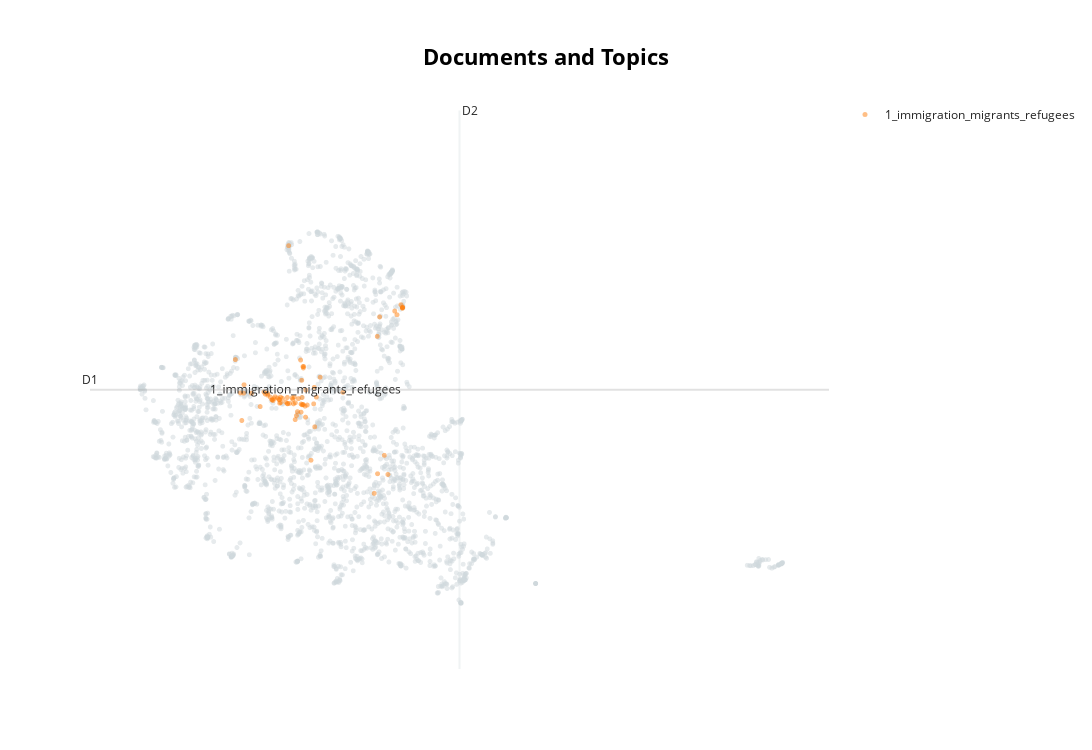

Write notebook code for a chart like this one.
### Code cell
sentence_model = SentenceTransformer("all-MiniLM-L6-v2")
embeddings = sentence_model.encode(docs, show_progress_bar=False)
# reduced_embeddings = UMAP(n_neighbors=10, n_components=2, min_dist=0.0, metric='cosine').fit_transform(embeddings)
topic_model.visualize_documents(docs, topics=[1])

### Figure 1 — Plotly figure (JSON) as saved in the notebook; plotly's stock layout.template omitted (floating-point values rounded to 4 significant figures; data arrays with more than 128 entries replaced by an {"elided": "..."} marker saying what was removed)
{"data": [{"hoverinfo": "text", "hovertext": {"elided": "2252 str values"}, "marker": {"color": "#CFD8DC", "opacity": 0.5, "size": 5}, "mode": "markers+text", "name": "other", "showlegend": false, "type": "scattergl", "x": {"elided": "2252 float values"}, "y": {"elided": "2252 float values"}}, {"hoverinfo": "text", "hovertext": ["for those who hire women or young people up to thirty-six years old or recipients of citizenship income.", "No, it would not be the barricades on the Bolkestein, that is, which liberalizes the public concessions of the sea.", "We want to fight to stop the illegal trafficking of approximately three hundred thousand puppies that arrive from Eastern Europe and are sold in Italy every year for thousands of euros as purebred dogs, after having undergone endless days of travel in pitiful conditions.. And then we want to expand pet therapy activities and where possible we will let our animal friends enter nursing homes and hospitals, because even the company of those who love us is therapy.", "The decree provides for an increase in penalties for migrant trafficking, but above all provides for the introduction of a new type of crime relating to death or serious injuries, as a consequence of trafficking of illegal immigrants which provides for these criminals to be punished with a penalty up to thirty years of imprisonment.", "Let's say so, war against illegal occupations.", "It also means hitting the traffickers who are behind it.", "And I say this because for years here we have been told that there was the tragedy of refugees faced with images of boats full of single men of working age.", "According to data from the scientific evaluation committee of the P n R R of the Ministry of Labour, there are approximately fifty percent of the recipients of citizenship income and practically none of these people have found a job thanks to those mythological Navigators which are another brilliant idea of the Five Star Movement.", "Immigration is a European problem and needs a European response.", "They must go to families who do not have the possibility of having a home and who often find themselves sleeping under a bridge because the public housing is occupied by criminal families.", "And for this reason I reiterate that the government does not intend to bow to the many and powerful pressures of those who would like to impose the ideological vision of a world without national borders in the name of an indefinite right to migrate.", "I mean, there are several companies that ask the government within the flow decree on immigration to let in some immigrants who they need to do jobs.", "But to carry out this commitment it is necessary to know data and numbers, to understand in depth the scenario in which to move, to have in our eyes and hearts the stories of those who suffer abuse, persecution, violence.", "The immigration emergency, just as the Nigerian mafia emergency never existed, just as the emergency of drug dealers who continued to camp out in the middle of the streets, even when Italians were locked inside their homes, never existed.", "Have your beautiful party with the people who can contain the area according to the regulations.", "Um, obviously beyond the issue of respect for international law, the value of sovereignty and freedom of a nation.", "Yes, these people with us instead of the citizen's income of taking the citizen's income without working while staying at home, um, they will be helped to actually find a job for those who know poverty.", "Which can happen within national borders.", "Obviously we want to respect international law.", "We want to fight human trafficking, we want to fight illegal entries, we want to fight deaths at sea.", "Then we ask that there be, let's say, coherence between the activity that some ships carry out in the Mediterranean and what they are registered for, because obviously these are the activities of various commercial ships that go back and forth to rescue migrants, which is quite jarring, after which we need to screen those on board.", "and it's time colleagues to call some things by their name, recognize the refugee status of those fleeing from Ukraine, mothers and children who are actually fleeing from the war and perhaps take advantage at the same time to repatriate those who are here.", "We were not warned that this vessel was in danger of sinking.", "you know that there are almost twenty million dogs and cats that live in our homes as four-legged family members.", "Around twenty-five thousand people, but also in Campania around one hundred and eight thousand new hires are expected and therefore there seems to be some possibility of finding employment.", "those which are no longer compensable and which no one wants to take and which therefore they are currently not transferable.", "There are many more who have lost their citizenship income.", "Preventing people from having fun as I have heard, the issue is to prevent this from being done illegally.", "I therefore confirm that we intend to modify this rule without taking these resources away from their original destination, which is young people and culture.", "I was also moved.", "First point if you come across a boat and save people you have to take them to safety and therefore you don't keep them on board the ship while you continue to make other multiple rescues until the ship is full, because that doesn't mean putting the safe people and above all it doesn't mean accidentally rescuing shipwrecked people.", "I heard that we want to ban demonstrations.", "For them, the problem of illegal maxi raves didn't exist, when instead the discos had to stay closed because otherwise there was a risk of contagion.", "We have begun to defend our borders from human traffickers, from support for Ukraine to the Mattei plan for Africa, through over sixty contacts and meetings with the leaders of as many nations.", "Well, starting next week we are working on new rules to stop trafficking, because we don't intend to give up on this issue.", "also on the topic of citizenship income I want to try to be clear because I know that this is a city in which no, there are many recipients of citizenship income and I want to say to these people don't be afraid because I don't want to leave anyone behind.", "Now this is a topic on which I have read and heard a lot of controversy and many falsehoods and I think it is useful to clarify things a little.. First, they do not lose their citizenship income.", "businesses and citizens left respectively with tax credits and blocked jobs who are prisoners of the frequent regulatory changes.", "Furthermore, three private homes plus one belonging to the INPS were evicted.", "Except that that route is not covered by NGOs and therefore this simply demonstrates that the point is that the more people leave, the more people risk dying.", "For them there are only those who would like to work and those who would like to work should be beaten, but who instead commits crimes?", "We do this to comply with international law.", "We are used to an Italy that is mainly concerned with going in search of migrants throughout the Mediterranean.", "This means firmly combating illegal immigration and human trafficking, it means protecting those who have the right to international protection and managing legal immigration in an orderly manner through flow decrees.. All within a framework of responsibility that must also involve the other European states.", "Mass immigration is a phenomenon of very wide scope, which obviously concerns the lives of migrants, which concerns the protection of the most vulnerable, but which also concerns the safety of citizens and the social protection of our societies.", "Except that that route is not covered by NGOs and therefore this simply demonstrates that the point is that the more people leave, the more people risk dying.", "But refugees are not about welcoming a community, giving hospitality to a community that in Italy sees many integrated people, respectful of our rules.", "If you are a cancer patient and want to take a ferry to go for surgery from Sardinia to Rome you cannot get on the ferry and thousands of unvaccinated illegal immigrants disembark.", "This is what we called the Mattei plan, that is, a cooperation strategy that is centered on an equal relationship, a relationship of mutual growth and interest to guarantee African populations the fundamental right not to be forced to migrate in search of a better life.", "What happens if these rules are not respected is that there is no authorization to enter international waters and if that authorization is violated the vessel is administratively detained the first time for two months, the second time with seizure for the purposes of confiscation.", "We need rules to prevent that um, in gathering these people on board we do not jeopardize the safety of the vessel we are approaching, stringent regulations that allow us to respect international law.", "It means not only targeting those traffickers we find on the boats.", "If you don't have the green pass, then we had a virus that came from China, but we don't want to import the Chinese model.", "This, from my point of view, changes many things in the European approach to the migration issue.", "What this government wants to do is go and look for smugglers all over the globe.", "I think of the fact that we have had concrete references, for example to migration issues, in line with what is the Rome process, our conference on development and migration with India, the United States, the European Union, France, Germany, Arabia Saudi, United Emirates.", "The images of these hours are a boulder on certain lies and coincidentally, faced with a clear distinction between refugees and economic migrants.", "That is, very few people have been relocated in recent months, so it's a bit like, let's say, a Linus blanket.", "But I also want to tell you that the issue of so-called relocations is secondary in the very complex situation we are facing.", "The government does not intend to change its position on the issue of immigration.", "We do not want in any way to continue to favor human traffickers.", "Also, sorry, but how is this defense of illegal raves compatible in your opinion?", "The route is not covered by non-governmental organizations and therefore the government's measures on non-governmental organizations have nothing to do with this, with this matter, I point out to you and I believe you must bear witness to the fact that despite us continuing to work to stop the flows of illegal immigration, also to prevent people from dying, we have since the beginning of this government continued to save all the people we could save when we were aware that they were at risk.", "Why the drafts The draft conclusions If we look at the past on the topic of the external dimension, on the topic of the fact that the migration issue is a European issue on the topic of the specificity of the maritime border, which obviously needs different responses, it is a huge step ahead of the past.", "That is, for us, anyone who is responsible for serious injuries or death while organizing human trafficking can be prosecuted with a crime that we consider to be a universal crime..", "risk that at a certain point someone decides to free the world from this very dangerous person, because maybe there are some wheels out of place and he doesn't understand the game there is.", "But this was certainly the case with regards to the migration dossier.", "we dealt with immigration in the same Council of Ministers with a decree which mainly concerns the issue of NGOs which has as its objective the respect of international law because trivially the international law on rescue at sea does not provide that there is someone who can make the ferry in the Mediterranean or any other sea and go back and forth with smugglers to transfer people from one country to another.", "Well, I am moved, I am often moved, but I found many people moved, clearly moved by the tragedy they were experiencing, but also moved by Speranza No and I was saying for us it is important to give immediate answers.", "Yet it is estimated that every year around eighty thousand cats and fifty thousand dogs are abandoned, more than eighty percent of which risk dying from accidents or starvation.. Pets are part of the family in every respect and Brothers of Italy intends to fight to guarantee them a dignified and loving life among our initiatives already launched in this legislature.", "as far as the rule on raves is concerned, look, I agree with what I heard the plant minister Tosi say if I'm not mistaken today in an interview if anyone has ideas to improve the rule and Parliament exists for this,", "International law provides something very clear: you are obliged to save someone if you accidentally meet them and if someone is at risk.", "the immigration issue.", null], "marker": {"opacity": 0.5, "size": 5}, "mode": "markers+text", "name": "1_immigration_migrants_refugees", "text": ["", "", "", "", "", "", "", "", "", "", "", "", "", "", "", "", "", "", "", "", "", "", "", "", "", "", "", "", "", "", "", "", "", "", "", "", "", "", "", "", "", "", "", "", "", "", "", "", "", "", "", "", "", "", "", "", "", "", "", "", "", "", "", "", "", "", "", "", "", "", "", "", "", "1_immigration_migrants_refugees"], "textfont": {"size": 12}, "type": "scattergl", "x": [-1.67, -4.442, -4.032, -4.081, -3.662, -4.416, -4.615, -1.637, -4.718, -3.515, -4.545, -2.211, -1.967, -5.304, -3.649, -3.725, -1.76, -4.419, -3.949, -3.907, -5.084, -4.885, -4.263, -4.084, -2.156, -4.234, -1.636, -4.122, -3.952, -2.281, -4.106, -3.848, -4.262, -3.601, -3.928, -1.632, -1.63, -1.811, -3.934, -3.907, -3.808, -4.01, -5.263, -4.439, -4.569, -3.892, -5.334, -5.252, -3.961, -4.138, -4.153, -4.303, -5.451, -4.653, -4.375, -4.771, -4.589, -2.048, -4.486, -3.638, -3.907, -4.261, -3.898, -4.712, -3.859, -2.994, -4.61, -4.796, -2.203, -4.056, -4.215, -3.927, -4.455, -3.844], "y": [14.84, 12.93, 12.69, 12.86, 12.84, 12.87, 12.92, 14.78, 13.06, 13.38, 12.99, 14.2, 11.42, 12.51, 13.18, 11.71, 14.64, 12.98, 12.84, 12.83, 13.06, 12.79, 12.97, 12.53, 14.6, 16.03, 14.77, 12.84, 12.68, 11.04, 12.98, 12.58, 12.85, 12.98, 12.82, 14.79, 14.79, 14.71, 13.32, 13.59, 12.82, 12.95, 13.06, 12.86, 12.95, 13.6, 13.06, 13.23, 13.73, 12.93, 12.96, 12.88, 13.74, 12.98, 12.95, 13.04, 12.91, 11.81, 12.96, 12.38, 12.83, 12.84, 13.57, 13.02, 12.8, 13.08, 12.93, 13.08, 11.43, 12.61, 12.85, 12.97, 12.93, 13.12]}], "layout": {"annotations": [{"showarrow": false, "text": "D1", "x": -8.77, "y": 13.13, "yshift": 10}, {"showarrow": false, "text": "D2", "x": -0.3324, "xshift": 10, "y": 18.76}], "height": 750, "shapes": [{"line": {"color": "#CFD8DC", "width": 2}, "type": "line", "x0": -0.3324, "x1": -0.3324, "y0": 7.499, "y1": 18.76}, {"line": {"color": "#9E9E9E", "width": 2}, "type": "line", "x0": -8.77, "x1": 8.106, "y0": 13.13, "y1": 13.13}], "title": {"font": {"color": "Black", "size": 22}, "text": "<b>Documents and Topics</b>", "x": 0.5, "xanchor": "center", "yanchor": "top"}, "width": 1200, "xaxis": {"visible": false}, "yaxis": {"visible": false}}}
